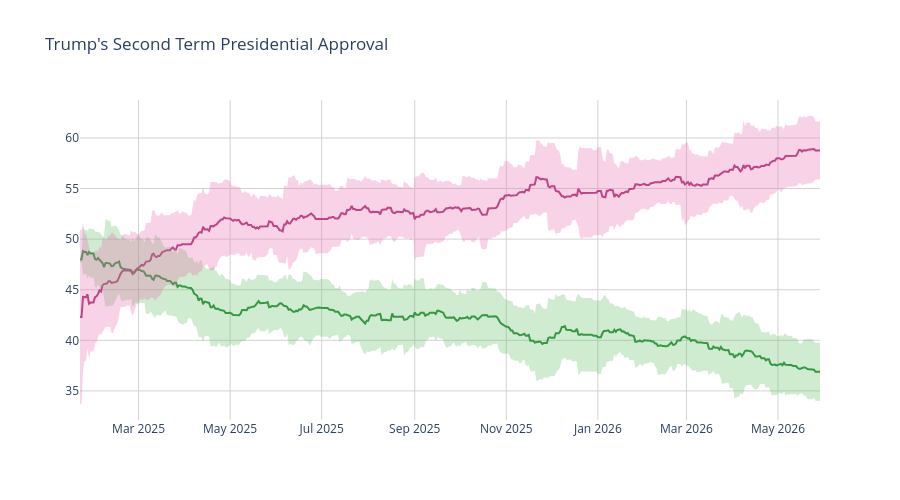

Source (notebook cell):
### Code cell
disappr_ci_hex = "#e86eaf"
appr_ci_hex = "#60be65"
disappr_ci_rgba = "rgba(232, 110, 175, 0.3)"
appr_ci_rgba = "rgba(96, 190, 101, 0.3)"
grid_col = "#d4d2d2"


# Approve
fig = go.Figure(go.Scatter(
    x=pres['end_date'],
    y=pres['approve'],
    hovertemplate="%{y:.2f}%",
    name="<b>Approve</b>",
    line=dict(color="#228833"),
    showlegend=False
))

# Disapprove
fig.add_trace(go.Scatter(
    x=pres['end_date'],
    y=pres['disapprove'],
    hovertemplate="%{y:.2f}%",
    name="<b>Disapprove</b>",
    line=dict(color="#aa3377"),
    showlegend=False
    )
)

# Approve CI
fig.add_traces([

    # Upper bound
    go.Scatter(
        x=pres['end_date'],
        y=pres['approve_upper_ci'],
        marker=dict(color=appr_ci_hex),
        line=dict(width=0),
        mode='lines',
        showlegend=False,
        hoverinfo="skip"
    ),

    # Lower bound
    go.Scatter(
        x=pres['end_date'],
        y=pres['approve_lower_ci'],
        marker=dict(color=appr_ci_hex),
        line=dict(width=0),
        mode='lines',
        fillcolor=appr_ci_rgba,
        fill="tonexty",
        showlegend=False,
        hoverinfo="skip"
    )
])

# Disapprove CI
fig.add_traces([

    # Upper bound
    go.Scatter(
        x=pres['end_date'],
        y=pres['disapprove_upper_ci'],
        marker=dict(color=disappr_ci_hex),
        line=dict(width=0),
        mode='lines',
        showlegend=False,
        hoverinfo="skip"
    ),

    # Lower bound
    go.Scatter(
        x=pres['end_date'],
        y=pres['disapprove_lower_ci'],
        marker=dict(color=disappr_ci_hex),
        line=dict(width=0),
        mode='lines',
        fillcolor=disappr_ci_rgba,
        fill="tonexty",
        showlegend=False,
        hoverinfo="skip"
    )
])

fig.update_layout(
    title=dict(text="Trump's Second Term Presidential Approval"),
    hovermode="x"
)

fig.update_xaxes(gridcolor=grid_col)
fig.update_yaxes(gridcolor=grid_col)

fig.update_layout(hovermode="x", hoverlabel_align="right", plot_bgcolor="rgba(0, 0, 0, 0)", height=500)
fig.show()

### Figure 1 — Plotly figure (JSON) as saved in the notebook; plotly's stock layout.template omitted (floating-point values rounded to 4 significant figures; data arrays with more than 128 entries replaced by an {"elided": "..."} marker saying what was removed)
{"data": [{"hovertemplate": "%{y:.2f}%", "line": {"color": "#228833"}, "name": "<b>Approve</b>", "showlegend": false, "type": "scatter", "x": {"elided": "494 str values"}, "y": {"elided": "494 float values"}}, {"hovertemplate": "%{y:.2f}%", "line": {"color": "#aa3377"}, "name": "<b>Disapprove</b>", "showlegend": false, "type": "scatter", "x": {"elided": "494 str values"}, "y": {"elided": "494 float values"}}, {"hoverinfo": "skip", "line": {"width": 0}, "marker": {"color": "#60be65"}, "mode": "lines", "showlegend": false, "type": "scatter", "x": {"elided": "494 str values"}, "y": {"elided": "494 float values"}}, {"fill": "tonexty", "fillcolor": "rgba(96, 190, 101, 0.3)", "hoverinfo": "skip", "line": {"width": 0}, "marker": {"color": "#60be65"}, "mode": "lines", "showlegend": false, "type": "scatter", "x": {"elided": "494 str values"}, "y": {"elided": "494 float values"}}, {"hoverinfo": "skip", "line": {"width": 0}, "marker": {"color": "#e86eaf"}, "mode": "lines", "showlegend": false, "type": "scatter", "x": {"elided": "494 str values"}, "y": {"elided": "494 float values"}}, {"fill": "tonexty", "fillcolor": "rgba(232, 110, 175, 0.3)", "hoverinfo": "skip", "line": {"width": 0}, "marker": {"color": "#e86eaf"}, "mode": "lines", "showlegend": false, "type": "scatter", "x": {"elided": "494 str values"}, "y": {"elided": "494 float values"}}], "layout": {"height": 500, "hoverlabel": {"align": "right"}, "hovermode": "x", "plot_bgcolor": "rgba(0, 0, 0, 0)", "title": {"text": "Trump's Second Term Presidential Approval"}, "xaxis": {"gridcolor": "#d4d2d2"}, "yaxis": {"gridcolor": "#d4d2d2"}}}
